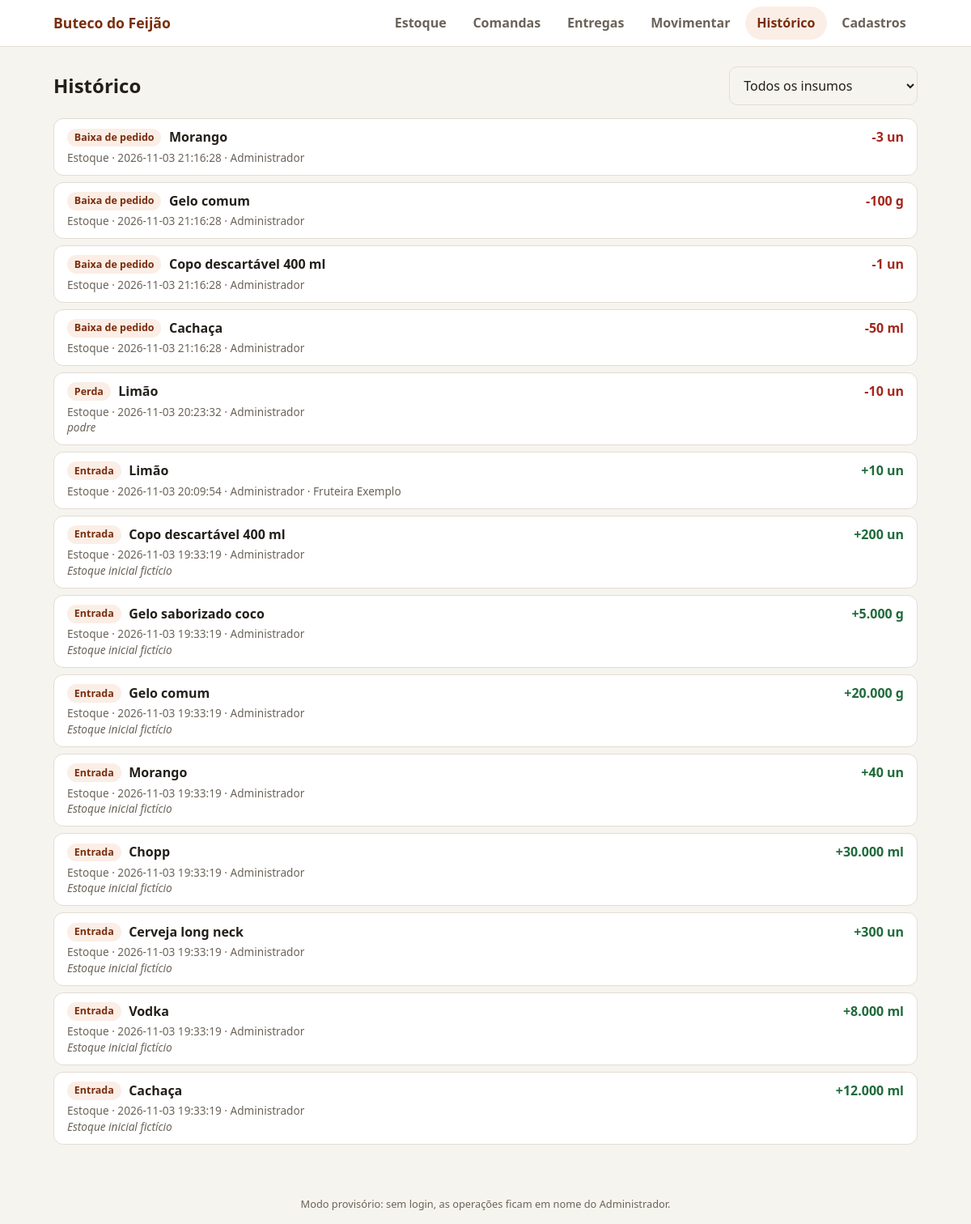
The page /historico on the database its author committed.
### tables this page shows
CREATE TABLE movimentacao (
    id               INTEGER PRIMARY KEY,
    insumo_id        INTEGER NOT NULL REFERENCES insumo (id),
    setor_id         INTEGER NOT NULL REFERENCES setor (id),
    tipo             TEXT NOT NULL CHECK (tipo IN
                       ('entrada', 'saida', 'perda', 'ajuste',
                        'transferencia', 'baixa_pedido', 'estorno')),
    -- COM SINAL: positivo entra no setor, negativo sai do setor
    quantidade       REAL NOT NULL CHECK (quantidade <> 0),
    motivo           TEXT,
    fornecedor_id    INTEGER REFERENCES fornecedor (id),   -- usado nas entradas
    usuario_id       INTEGER NOT NULL REFERENCES usuario (id),
    transferencia_id INTEGER,            -- amarra as duas pontas de uma transferência
    -- "dia operacional": o bar vai das 18h às 3h, então madrugada conta no dia anterior
    turno_data       TEXT NOT NULL DEFAULT (date('now', 'localtime', '-6 hours')),
    criado_em        TEXT NOT NULL DEFAULT (datetime('now', 'localtime')), pedido_item_id INTEGER REFERENCES pedido_item (id),

    -- entrada sempre positiva; saída, perda e baixa sempre negativas
    CHECK (   (tipo = 'entrada' AND quantidade > 0)
           OR (tipo IN ('saida', 'perda', 'baixa_pedido') AND quantidade < 0)
           OR  tipo IN ('ajuste', 'transferencia', 'estorno')),
    -- perda exige motivo
    CHECK (tipo <> 'perda' OR (motivo IS NOT NULL AND length(trim(motivo)) > 0))
);

CREATE TABLE insumo (
    id              INTEGER PRIMARY KEY,
    nome            TEXT NOT NULL UNIQUE,
    categoria_id    INTEGER REFERENCES categoria (id),
    unidade_consumo TEXT NOT NULL CHECK (unidade_consumo IN ('ml', 'g', 'un')),
    unidade_compra  TEXT NOT NULL,       -- 'caixa', 'fardo', 'saco', 'litro', 'kg', 'un'...
    -- quantas unidades de consumo cabem em 1 unidade de compra
    -- (ex.: fardo de 12 garrafas -> 12 | saco de gelo de 5 kg -> 5000)
    fator_compra    REAL NOT NULL DEFAULT 1 CHECK (fator_compra > 0),
    -- mínimo individual; se NULL vale o padrão da categoria
    estoque_minimo  REAL CHECK (estoque_minimo IS NULL OR estoque_minimo >= 0),
    ativo           INTEGER NOT NULL DEFAULT 1 CHECK (ativo IN (0, 1))
);

CREATE TABLE setor (
    id   INTEGER PRIMARY KEY,
    nome TEXT NOT NULL UNIQUE            -- 'Estoque' e 'Bar'
);

CREATE TABLE usuario (
    id         INTEGER PRIMARY KEY,
    nome       TEXT NOT NULL,
    login      TEXT NOT NULL UNIQUE,
    senha_hash TEXT NOT NULL,            -- NUNCA guardar a senha pura
    perfil_id  INTEGER NOT NULL REFERENCES perfil (id),
    ativo      INTEGER NOT NULL DEFAULT 1 CHECK (ativo IN (0, 1))
);

CREATE TABLE fornecedor (
    id       INTEGER PRIMARY KEY,
    nome     TEXT NOT NULL UNIQUE,
    tipo     TEXT,                       -- 'distribuidora', 'fruteira'...
    telefone TEXT,
    ativo    INTEGER NOT NULL DEFAULT 1 CHECK (ativo IN (0, 1))
);

### app.py (the view)
@app.route("/historico")
def historico():
    c = con()
    filtro = request.args.get("insumo", type=int)
    insumos = c.execute("SELECT id, nome FROM insumo WHERE ativo = 1 ORDER BY nome").fetchall()
    linhas = regras.historico(c, filtro, limite=100)
    return render_template("historico.html", linhas=linhas, insumos=insumos, filtro=filtro)

### app.py (called while the page is built)
def con():
    if "con" not in g:
        g.con = bd.conectar()
    return g.con

@app.teardown_appcontext
def fechar_conexao(_erro):
    c = g.pop("con", None)
    if c is not None:
        c.close()

@app.template_filter("br")
def br(valor, casas=2):
    if valor is None:
        return "–"
    texto = f"{valor:,.{casas}f}".replace(",", "X").replace(".", ",").replace("X", ".")
    if "," in texto:
        texto = texto.rstrip("0").rstrip(",")
    return texto

@app.template_filter("tipo_nome")
def tipo_nome(tipo):
    return TIPOS.get(tipo, tipo)

### bd.py (called while the page is built, shortened)
def aplicar_migracoes(con):
    atual = con.execute("PRAGMA user_version").fetchone()[0]
    for arquivo in sorted(PASTA_MIGRACOES.glob("[0-9][0-9][0-9]_*.sql")):
        numero = int(arquivo.name[:3])
        if numero <= atual:
            continue

def conectar():
    if not ARQUIVO_BANCO.exists():
        criar_banco()
    con = sqlite3.connect(ARQUIVO_BANCO)
    con.row_factory = sqlite3.Row            # permite usar linha["nome"] em vez de linha[0]
    aplicar_migracoes(con)                   # atualiza bancos antigos (não faz nada se já estiver em dia)
    con.execute("PRAGMA foreign_keys = ON")  # tem que ser ligado a cada conexão
    return con

### regras.py (called while the page is built)
def historico(con, insumo=None, limite=50):
    consulta = """
        SELECT m.id, m.criado_em, m.turno_data, i.nome AS insumo, st.nome AS setor,
               m.tipo, m.quantidade, i.unidade_consumo AS unidade, m.motivo,
               u.nome AS usuario, f.nome AS fornecedor
        FROM movimentacao m
        JOIN insumo  i  ON i.id  = m.insumo_id
        JOIN setor   st ON st.id = m.setor_id
        JOIN usuario u  ON u.id  = m.usuario_id
        LEFT JOIN fornecedor f ON f.id = m.fornecedor_id
    """
    params = []
    if insumo is not None:
        consulta += " WHERE m.insumo_id = ?"
        params.append(_buscar_insumo(con, insumo)["id"])
    consulta += " ORDER BY m.id DESC LIMIT ?"
    params.append(limite)
    return con.execute(consulta, params).fetchall()

### templates/historico.html (shortened to what this page needs)
{% extends "base.html" %}
{% block conteudo %}
<div class="titulo-linha">
  <h1>Histórico</h1>
  <form method="get" class="filtro">
    <select id="f-insumo" name="insumo" onchange="this.form.submit()">
      <option value="">Todos os insumos</option>
    </select>
  </form>
</div>
<ul class="lista-hist">
  {% for m in linhas %}
  <li class="hist">
    <div class="hist-topo">
      <span class="selo selo-tipo">{{ m.tipo|tipo_nome }}</span>
      <strong>{{ m.insumo }}</strong>
      <span class="qtd {{ 'neg' if m.quantidade < 0 else 'pos' }}">{{ '+' if m.quantidade > 0 }}{{ m.quantidade|br }} {{ m.unidade }}</span>
    </div>
    <div class="hist-baixo">
      {{ m.setor }} · {{ m.criado_em }} · {{ m.usuario }}
      {% if m.fornecedor %}· {{ m.fornecedor }}{% endif %}
      {% if m.motivo %}<br><em>{{ m.motivo }}</em>{% endif %}
    </div>
  </li>
  {% endfor %}
</ul>
{% endblock %}

### static/style.css (style rules this page uses)
:root { --bg: #f6f4ef; --surface: #ffffff; --texto: #231f1a; --suave: #6b6359; --borda: #e3ddd2; --marca: #7a2e0e; --marca-fundo: #fbeee6; --ok: #1f6b3a; --ok-fundo: #e5f4ea; --aviso: #8a5a00; --aviso-fundo: #fdf1d6; --erro: #a3261c; --erro-fundo: #fbe5e2; --raio: 12px; }
* { box-sizing: border-box; }
body { margin: 0; background: var(--bg); color: var(--texto); font: 16px/1.45 system-ui, -apple-system, "Segoe UI", Roboto, sans-serif; }
h1 { font-size: 1.5rem; margin: 0; }
.titulo-linha { display: flex; justify-content: space-between; align-items: center; gap: 1rem; margin: .5rem 0 1rem; flex-wrap: wrap; }
.selo { font-size: .78rem; font-weight: 700; padding: .15rem .55rem; border-radius: 999px; white-space: nowrap; }
.selo-tipo { background: var(--marca-fundo); color: var(--marca); }
input[type=text], select { width: 100%; font: inherit; padding: .7rem .8rem; min-height: 48px; border-radius: 10px; border: 1px solid var(--borda); background: var(--bg); color: var(--texto); }
.filtro select { min-width: 220px; }
.lista-hist { list-style: none; margin: 0; padding: 0; display: grid; gap: .5rem; }
.hist { background: var(--surface); border: 1px solid var(--borda); border-radius: var(--raio); padding: .7rem 1rem; }
.hist-topo { display: flex; gap: .6rem; align-items: center; flex-wrap: wrap; }
.qtd { margin-left: auto; font-weight: 800; font-variant-numeric: tabular-nums; }
.qtd.pos { color: var(--ok); }
.qtd.neg { color: var(--erro); }
.hist-baixo { font-size: .85rem; color: var(--suave); margin-top: .2rem; }

### rows shown on the page
movimentacao: tipo|tipo_nome "Baixa de pedido", insumo "Morango", quantidade|br "-3", unidade "un", setor "Estoque", criado_em "2026-11-03 21:16:28", usuario "Administrador"
movimentacao: tipo|tipo_nome "Baixa de pedido", insumo "Gelo comum", quantidade|br "-100", unidade "g", setor "Estoque", criado_em "2026-11-03 21:16:28", usuario "Administrador"
movimentacao: tipo|tipo_nome "Baixa de pedido", insumo "Copo descartável 400 ml", quantidade|br "-1", unidade "un", setor "Estoque", criado_em "2026-11-03 21:16:28", usuario "Administrador"
movimentacao: tipo|tipo_nome "Baixa de pedido", insumo "Cachaça", quantidade|br "-50", unidade "ml", setor "Estoque", criado_em "2026-11-03 21:16:28", usuario "Administrador"
movimentacao: tipo|tipo_nome "Perda", insumo "Limão", quantidade|br "-10", unidade "un", setor "Estoque", criado_em "2026-11-03 20:23:32", usuario "Administrador", motivo "podre"
movimentacao: tipo|tipo_nome "Entrada", insumo "Limão", quantidade "+", quantidade|br "10", unidade "un", setor "Estoque", criado_em "2026-11-03 20:09:54", usuario "Administrador", fornecedor "Fruteira Exemplo"
movimentacao: tipo|tipo_nome "Entrada", insumo "Copo descartável 400 ml", quantidade "+", quantidade|br "200", unidade "un", setor "Estoque", criado_em "2026-11-03 19:33:19", usuario "Administrador", motivo "Estoque inicial fictício"
movimentacao: tipo|tipo_nome "Entrada", insumo "Gelo saborizado coco", quantidade "+", quantidade|br "5.000", unidade "g", setor "Estoque", criado_em "2026-11-03 19:33:19", usuario "Administrador", motivo "Estoque inicial fictício"
movimentacao: tipo|tipo_nome "Entrada", insumo "Gelo comum", quantidade "+", quantidade|br "20.000", unidade "g", setor "Estoque", criado_em "2026-11-03 19:33:19", usuario "Administrador", motivo "Estoque inicial fictício"
movimentacao: tipo|tipo_nome "Entrada", insumo "Morango", quantidade "+", quantidade|br "40", unidade "un", setor "Estoque", criado_em "2026-11-03 19:33:19", usuario "Administrador", motivo "Estoque inicial fictício"
movimentacao: tipo|tipo_nome "Entrada", insumo "Chopp", quantidade "+", quantidade|br "30.000", unidade "ml", setor "Estoque", criado_em "2026-11-03 19:33:19", usuario "Administrador", motivo "Estoque inicial fictício"
movimentacao: tipo|tipo_nome "Entrada", insumo "Cerveja long neck", quantidade "+", quantidade|br "300", unidade "un", setor "Estoque", criado_em "2026-11-03 19:33:19", usuario "Administrador", motivo "Estoque inicial fictício"
movimentacao: tipo|tipo_nome "Entrada", insumo "Vodka", quantidade "+", quantidade|br "8.000", unidade "ml", setor "Estoque", criado_em "2026-11-03 19:33:19", usuario "Administrador", motivo "Estoque inicial fictício"
movimentacao: tipo|tipo_nome "Entrada", insumo "Cachaça", quantidade "+", quantidade|br "12.000", unidade "ml", setor "Estoque", criado_em "2026-11-03 19:33:19", usuario "Administrador", motivo "Estoque inicial fictício"
